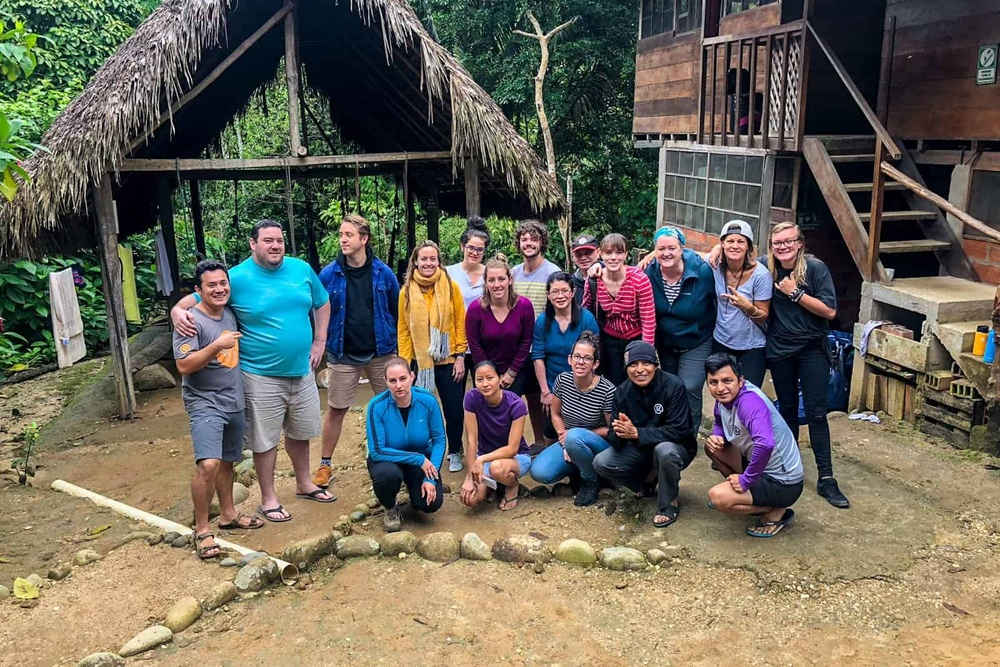
#> input picture docs/presentation/images/amazon-rainforest-friends.jpg, 1000 x 667 px, shrunk from 1600 x 1067 before the run; its folder holds 4 pictures in this run
$ python generate-photo-focus.py
#> lines starting #> are read from the running program, lines starting #| are printed output that depends on the picture
#!/usr/bin/env python3
"""
Rebuilds docs/presentation/lib/photo-focus.json — the focal point of the
largest face in every photograph the brochure prints.

The brochure fills its photo frames edge to edge (`imageFit: 'cover'`), which
means part of the source image is cropped away. Without a focal point the crop
is anchored blindly and can slice the top off a portrait. This script finds
where the face is, so `docs/presentation/lib/brochure-kit.js` can anchor the
crop on it and keep every face in frame.

It is an optional tool, not part of the build: run it only when photographs are
added or replaced. It needs OpenCV, which the project itself does not depend on:

    pip install --break-system-packages "opencv-python-headless==4.10.0.84"
    python3 scripts/generate-photo-focus.py

Photographs without a detectable face are simply omitted; the brochure then
falls back to a top-biased anchor.
"""
import glob
import json
import os
import sys

try:
    import cv2
except ImportError:  # pragma: no cover - the tool is optional
    sys.exit('OpenCV is required: pip install --break-system-packages '
             '"opencv-python-headless==4.10.0.84"')

ROOT = os.path.dirname(os.path.dirname(os.path.abspath(__file__)))
OUT = os.path.join(ROOT, 'docs', 'presentation', 'lib', 'photo-focus.json')

# Everywhere the brochure pulls photographs from.
GLOBS = [
    'public/collection/**/*.jpg',
    'public/audience/*.jpg',
    'public/images/*.jpg',
    'docs/presentation/images/*.jpg',
]

CASCADES = ['haarcascade_frontalface_default.xml', 'haarcascade_profileface.xml']


def detectors():
    """Frontal and profile cascades; a face spotted by both is almost never noise."""
    loaded = []
    for name in CASCADES:
        path = os.path.join(cv2.data.haarcascades, name)
        if os.path.exists(path):
            loaded.append(cv2.CascadeClassifier(path))
    if not loaded:
        sys.exit('No Haar cascades found in this OpenCV install.')
    return loaded


def boxes_for(cascade, gray, min_side):
    found = cascade.detectMultiScale(
        gray, scaleFactor=1.1, minNeighbors=6, minSize=(min_side, min_side)
    )
    return [tuple(int(v) for v in box) for box in found]


def clusters(boxes):
    """Group overlapping detections and count how many votes each cluster has."""
    groups = []
    for box in boxes:
        for group in groups:
            if overlap(group[0], box) > 0.35:
                group[1] += 1
                group[0] = average(group[0], box, group[1])
                break
        else:
            groups.append([box, 1])
    return groups


def overlap(a, b):
    ax, ay, aw, ah = a
    bx, by, bw, bh = b
    ix = max(0, min(ax + aw, bx + bw) - max(ax, bx))
    iy = max(0, min(ay + ah, by + bh) - max(ay, by))
    inter = ix * iy
    union = float(aw * ah + bw * bh - inter)
    return inter / union if union else 0


def average(current, box, count):
    return tuple(
        int(round((c * (count - 1) + b) / count)) for c, b in zip(current, box)
    )


def focal_point(path, cascades):
    image = cv2.imread(path)
#> image is the input picture: shape (667, 1000, 3); mean B, G, R 89.9, 102.1, 106.9
    if image is None:
        return None
    height, width = image.shape[:2]
#> height = 667; width = 1000
    gray = cv2.equalizeHist(cv2.cvtColor(image, cv2.COLOR_BGR2GRAY))
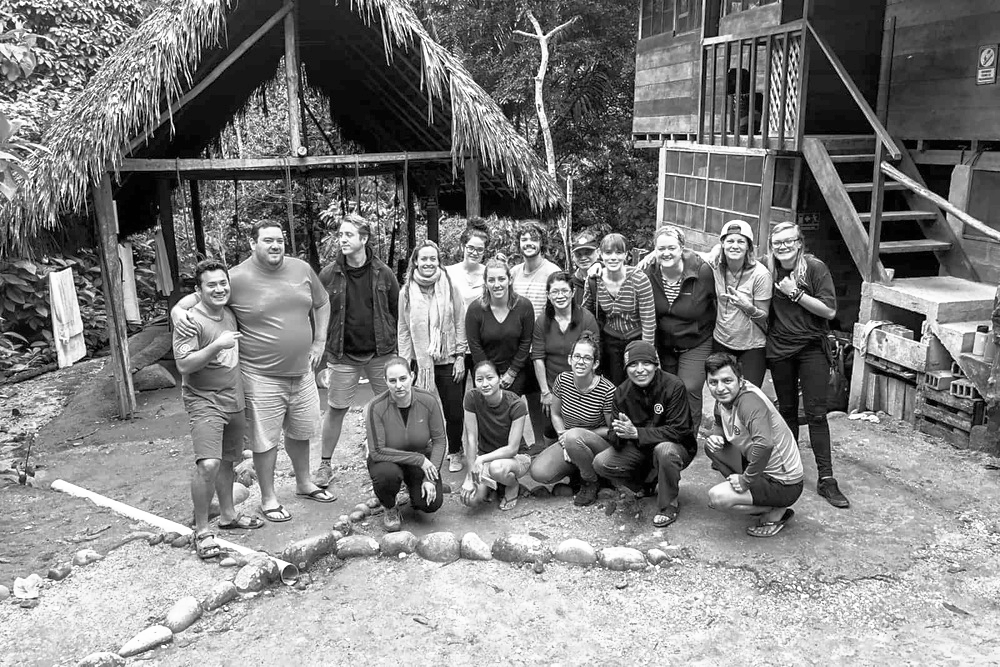
#> gray: shape (667, 1000); min 0, max 255, mean 128
    min_side = max(24, int(min(width, height) * 0.06))
#> min_side = 40

    # Mirroring lets the profile cascade find faces that look the other way.
    boxes = []
    for source in (gray, cv2.flip(gray, 1)):
        flipped = source is not gray
        for cascade in cascades:
            for x, y, w, h in boxes_for(cascade, source, min_side):
                boxes.append((width - x - w if flipped else x, y, w, h))
#> this loop made 2 passes
#> flipped on passes 1 to 2: False, True
#> after the loop, boxes = [(330, 216, 45, 45), (563, 339, 44, 44), (243, 220, 48, 48), (189, 266, 44, 44)]

    # Reject the very small (noise) and the comically large (usually not a face).
    candidates = [
        box
        for box in boxes
        if 0.04 <= box[2] / width <= 0.75 and 0.5 <= box[2] / box[3] <= 1.9
    ]
#> candidates has the same summary as boxes
    if not candidates:
        return None

    # A cluster seen by both cascades outranks a lone, tiny detection.
    groups = clusters(candidates)
#> the loop in clusters, `for box in boxes:` made 4 passes
#> after the loop in clusters, `for box in boxes:`: group = [(243, 220, 48, 48), 1]; groups = [[(330, 216, 45, 45), 1], [(563, 339, 44, 44), 1], [(243, 220, 48, 48), 1], [(189, 266, 44, 44), 1]]
    groups.sort(key=lambda group: (group[1], group[0][2] * group[0][3]), reverse=True)
    x, y, w, h = groups[0][0]
#> x = 243; y = 220; w = 48; h = 48
    # Centre of the face plus its size, all as fractions of the photograph.
    return {
        'x': round((x + w / 2) / width, 4),
        'y': round((y + h / 2) / height, 4),
        'w': round(w / width, 4),
        'h': round(h / height, 4),
    }


def main():
    os.chdir(ROOT)
    cascades = detectors()
    focus = {}
    files = sorted({path for pattern in GLOBS for path in glob.glob(pattern, recursive=True)})
    for path in files:
        point = focal_point(path, cascades)
#> point = {'x': 0.267, 'y': 0.366, 'w': 0.048, 'h': 0.072}
        if point:
            focus[path] = point
#> pass 2 of the loop in main, `for path in files:`:
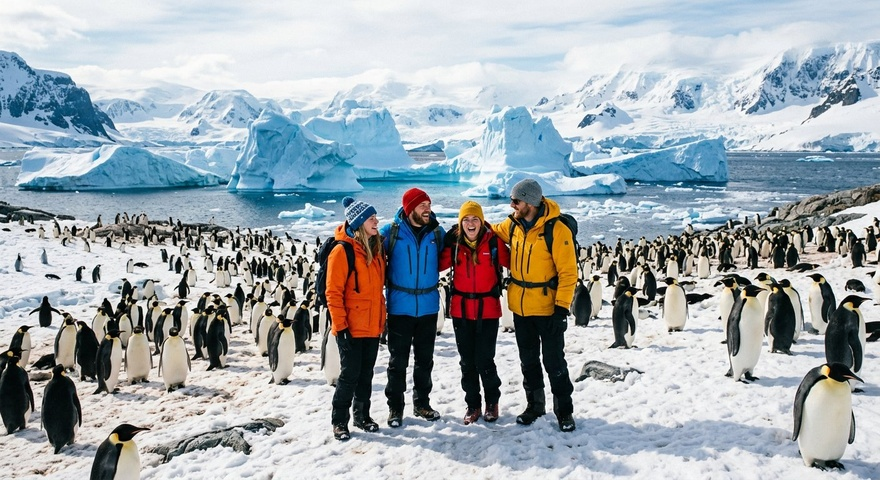
#> input picture docs/presentation/images/antarctica-penguins-friends.jpg, 880 x 480 px, shrunk from 1408 x 768 before the run
#> in focal_point, image is the input picture: shape (480, 880, 3); mean B, G, R 174.5, 169.2, 160.4
#> in focal_point (call 2), `gray = cv2.equalizeHist(cv2.cvtColor(image, cv2.COLOR_BGR2GRAY))`:
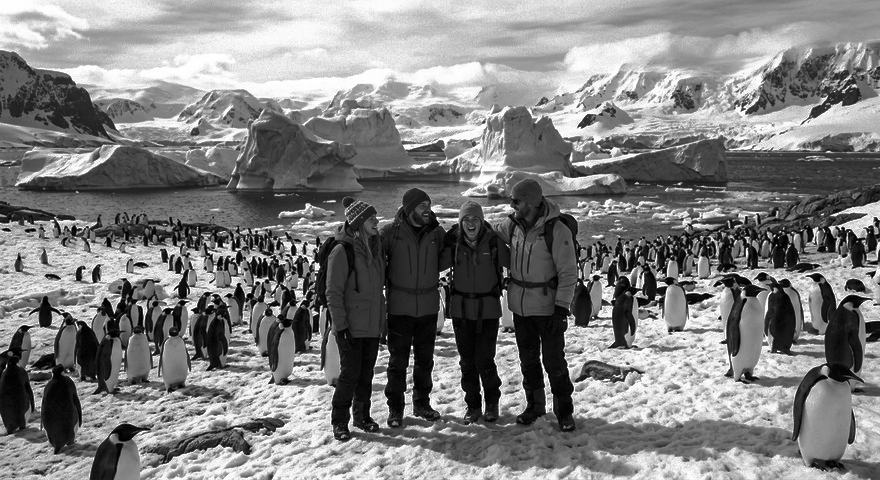
#> gray: shape (480, 880); min 0, max 255, mean 128.4
#> the loop in focal_point (call 2), `for source in (gray, cv2.flip(gray, 1)):` made 2 passes
#> flipped on passes 1 to 2: False, True
#> after the loop in focal_point (call 2), `for source in (gray, cv2.flip(gray, 1)):`: boxes = []
#> pass 3 of the loop in main, `for path in files:`:
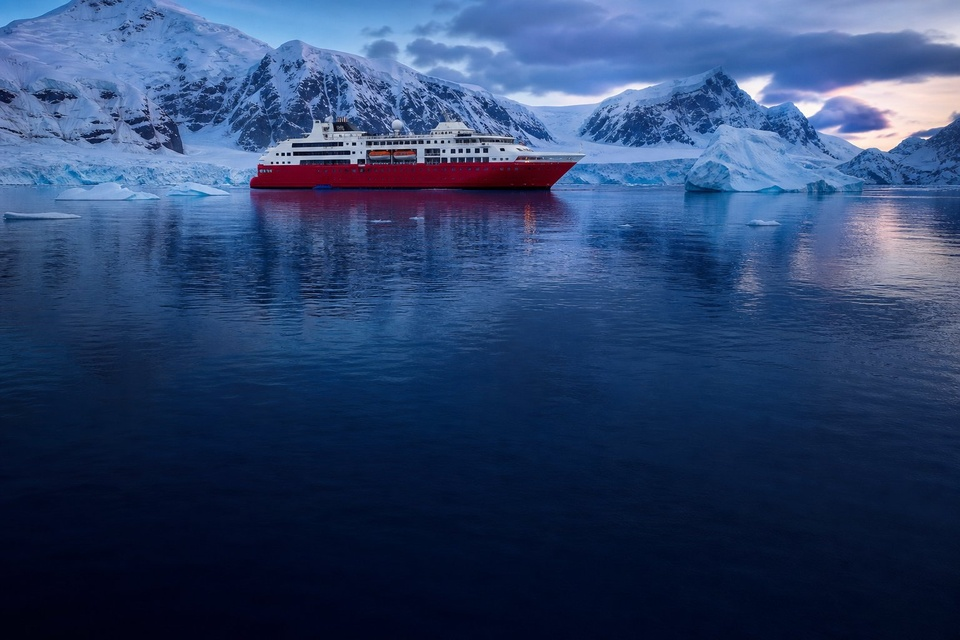
#> input picture docs/presentation/images/closing-antarctica-red-ship.jpg, 960 x 640 px, shrunk from 1536 x 1024 before the run
#> in focal_point, image is the input picture: shape (640, 960, 3); mean B, G, R 107.9, 67.4, 45
#> in focal_point (call 3), `gray = cv2.equalizeHist(cv2.cvtColor(image, cv2.COLOR_BGR2GRAY))`:
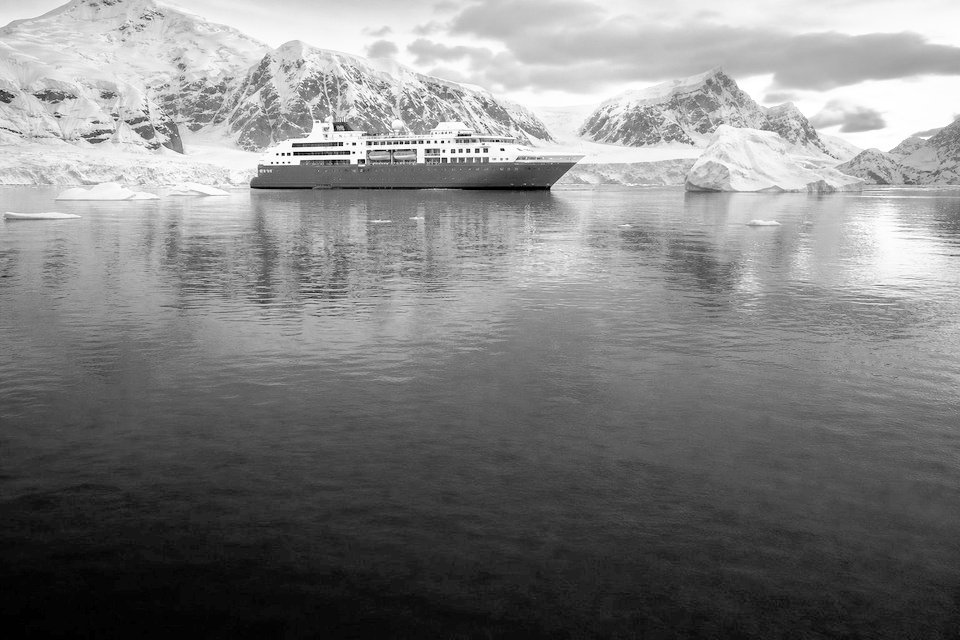
#> gray: shape (640, 960); min 0, max 255, mean 128.5
#> the loop in focal_point (call 3), `for source in (gray, cv2.flip(gray, 1)):` made 2 passes
#> the loop made 8 passes; the first 3 are shown
    with open(OUT, 'w', encoding='utf-8') as handle:
        json.dump(focus, handle, indent=2, sort_keys=True)
        handle.write('\n')
    print(f'[photo-focus] {len(focus)} of {len(files)} photographs have a focal point -> '
          f'{os.path.relpath(OUT, ROOT)}')
#| [photo-focus] 2 of 8 photographs have a focal point -> docs/presentation/lib/photo-focus.json


if __name__ == '__main__':
    main()
